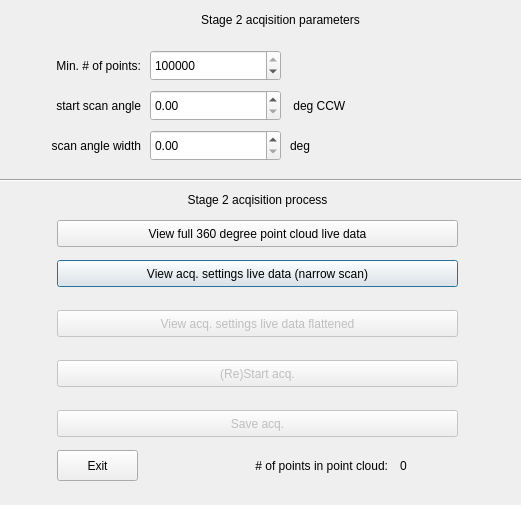
<?xml version="1.0" encoding="UTF-8"?>
<ui version="4.0">
 <class>Stage2CalRangeDialog</class>
 <widget class="QDialog" name="Stage2CalRangeDialog">
  <property name="geometry">
   <rect>
    <x>0</x>
    <y>0</y>
    <width>521</width>
    <height>505</height>
   </rect>
  </property>
  <property name="windowTitle">
   <string>Stage 2 Range correction calibration</string>
  </property>
  <widget class="QLabel" name="label_32">
   <property name="geometry">
    <rect>
     <x>290</x>
     <y>90</y>
     <width>71</width>
     <height>31</height>
    </rect>
   </property>
   <property name="text">
    <string> deg CCW</string>
   </property>
  </widget>
  <widget class="QLabel" name="label_34">
   <property name="geometry">
    <rect>
     <x>290</x>
     <y>130</y>
     <width>71</width>
     <height>31</height>
    </rect>
   </property>
   <property name="text">
    <string>deg</string>
   </property>
  </widget>
  <widget class="QLabel" name="label_33">
   <property name="geometry">
    <rect>
     <x>20</x>
     <y>130</y>
     <width>121</width>
     <height>31</height>
    </rect>
   </property>
   <property name="text">
    <string>scan angle width</string>
   </property>
   <property name="alignment">
    <set>Qt::AlignmentFlag::AlignRight|Qt::AlignmentFlag::AlignTrailing|Qt::AlignmentFlag::AlignVCenter</set>
   </property>
   <property name="wordWrap">
    <bool>true</bool>
   </property>
  </widget>
  <widget class="QDoubleSpinBox" name="spinScanAngleWidth">
   <property name="geometry">
    <rect>
     <x>150</x>
     <y>130</y>
     <width>131</width>
     <height>31</height>
    </rect>
   </property>
   <property name="minimum">
    <double>0.000000000000000</double>
   </property>
   <property name="maximum">
    <double>360.000000000000000</double>
   </property>
   <property name="singleStep">
    <double>0.100000000000000</double>
   </property>
  </widget>
  <widget class="QSpinBox" name="spinNumAcqPoints">
   <property name="geometry">
    <rect>
     <x>150</x>
     <y>50</y>
     <width>131</width>
     <height>31</height>
    </rect>
   </property>
   <property name="minimum">
    <number>10000</number>
   </property>
   <property name="maximum">
    <number>500000</number>
   </property>
   <property name="singleStep">
    <number>1000</number>
   </property>
   <property name="value">
    <number>150000</number>
   </property>
  </widget>
  <widget class="QLabel" name="label_31">
   <property name="geometry">
    <rect>
     <x>20</x>
     <y>90</y>
     <width>121</width>
     <height>31</height>
    </rect>
   </property>
   <property name="text">
    <string>start scan angle</string>
   </property>
   <property name="alignment">
    <set>Qt::AlignmentFlag::AlignRight|Qt::AlignmentFlag::AlignTrailing|Qt::AlignmentFlag::AlignVCenter</set>
   </property>
   <property name="wordWrap">
    <bool>true</bool>
   </property>
  </widget>
  <widget class="QLabel" name="label_26">
   <property name="geometry">
    <rect>
     <x>0</x>
     <y>50</y>
     <width>141</width>
     <height>31</height>
    </rect>
   </property>
   <property name="text">
    <string>Min. # of points:</string>
   </property>
   <property name="alignment">
    <set>Qt::AlignmentFlag::AlignRight|Qt::AlignmentFlag::AlignTrailing|Qt::AlignmentFlag::AlignVCenter</set>
   </property>
   <property name="wordWrap">
    <bool>true</bool>
   </property>
  </widget>
  <widget class="QDoubleSpinBox" name="spinStartScanAngle">
   <property name="geometry">
    <rect>
     <x>150</x>
     <y>90</y>
     <width>131</width>
     <height>31</height>
    </rect>
   </property>
   <property name="minimum">
    <double>0.000000000000000</double>
   </property>
   <property name="maximum">
    <double>360.000000000000000</double>
   </property>
   <property name="singleStep">
    <double>0.100000000000000</double>
   </property>
  </widget>
  <widget class="QLabel" name="label_13">
   <property name="geometry">
    <rect>
     <x>0</x>
     <y>10</y>
     <width>561</width>
     <height>19</height>
    </rect>
   </property>
   <property name="lineWidth">
    <number>1</number>
   </property>
   <property name="text">
    <string>Stage 2 acqisition parameters</string>
   </property>
   <property name="alignment">
    <set>Qt::AlignmentFlag::AlignCenter</set>
   </property>
  </widget>
  <widget class="Line" name="line_2">
   <property name="geometry">
    <rect>
     <x>-10</x>
     <y>170</y>
     <width>581</width>
     <height>20</height>
    </rect>
   </property>
   <property name="orientation">
    <enum>Qt::Orientation::Horizontal</enum>
   </property>
  </widget>
  <widget class="QPushButton" name="btnView3D">
   <property name="geometry">
    <rect>
     <x>57</x>
     <y>260</y>
     <width>401</width>
     <height>27</height>
    </rect>
   </property>
   <property name="text">
    <string>View acq. settings live data (narrow scan)</string>
   </property>
  </widget>
  <widget class="QPushButton" name="btnSaveAcq">
   <property name="enabled">
    <bool>false</bool>
   </property>
   <property name="geometry">
    <rect>
     <x>57</x>
     <y>410</y>
     <width>401</width>
     <height>27</height>
    </rect>
   </property>
   <property name="text">
    <string>Save acq.</string>
   </property>
  </widget>
  <widget class="QPushButton" name="btnStart">
   <property name="enabled">
    <bool>false</bool>
   </property>
   <property name="geometry">
    <rect>
     <x>57</x>
     <y>360</y>
     <width>401</width>
     <height>27</height>
    </rect>
   </property>
   <property name="text">
    <string>(Re)Start acq.</string>
   </property>
  </widget>
  <widget class="QPushButton" name="btnViewFlat">
   <property name="enabled">
    <bool>false</bool>
   </property>
   <property name="geometry">
    <rect>
     <x>57</x>
     <y>310</y>
     <width>401</width>
     <height>27</height>
    </rect>
   </property>
   <property name="text">
    <string>View acq. settings live data flattened</string>
   </property>
  </widget>
  <widget class="QPushButton" name="btnExit">
   <property name="geometry">
    <rect>
     <x>57</x>
     <y>450</y>
     <width>81</width>
     <height>31</height>
    </rect>
   </property>
   <property name="text">
    <string>Exit</string>
   </property>
  </widget>
  <widget class="QLabel" name="label_14">
   <property name="geometry">
    <rect>
     <x>-23</x>
     <y>190</y>
     <width>561</width>
     <height>19</height>
    </rect>
   </property>
   <property name="lineWidth">
    <number>1</number>
   </property>
   <property name="text">
    <string>Stage 2 acqisition process</string>
   </property>
   <property name="alignment">
    <set>Qt::AlignmentFlag::AlignCenter</set>
   </property>
  </widget>
  <widget class="QPushButton" name="btnViewFull3D">
   <property name="geometry">
    <rect>
     <x>57</x>
     <y>220</y>
     <width>401</width>
     <height>27</height>
    </rect>
   </property>
   <property name="text">
    <string>View full 360 degree point cloud live data</string>
   </property>
  </widget>
  <widget class="QLabel" name="label">
   <property name="geometry">
    <rect>
     <x>187</x>
     <y>450</y>
     <width>201</width>
     <height>31</height>
    </rect>
   </property>
   <property name="text">
    <string># of points in point cloud:</string>
   </property>
   <property name="alignment">
    <set>Qt::AlignmentFlag::AlignRight|Qt::AlignmentFlag::AlignTrailing|Qt::AlignmentFlag::AlignVCenter</set>
   </property>
  </widget>
  <widget class="QLabel" name="lblNumPoints">
   <property name="geometry">
    <rect>
     <x>400</x>
     <y>450</y>
     <width>121</width>
     <height>31</height>
    </rect>
   </property>
   <property name="text">
    <string>0</string>
   </property>
  </widget>
 </widget>
 <resources/>
 <connections/>
</ui>
